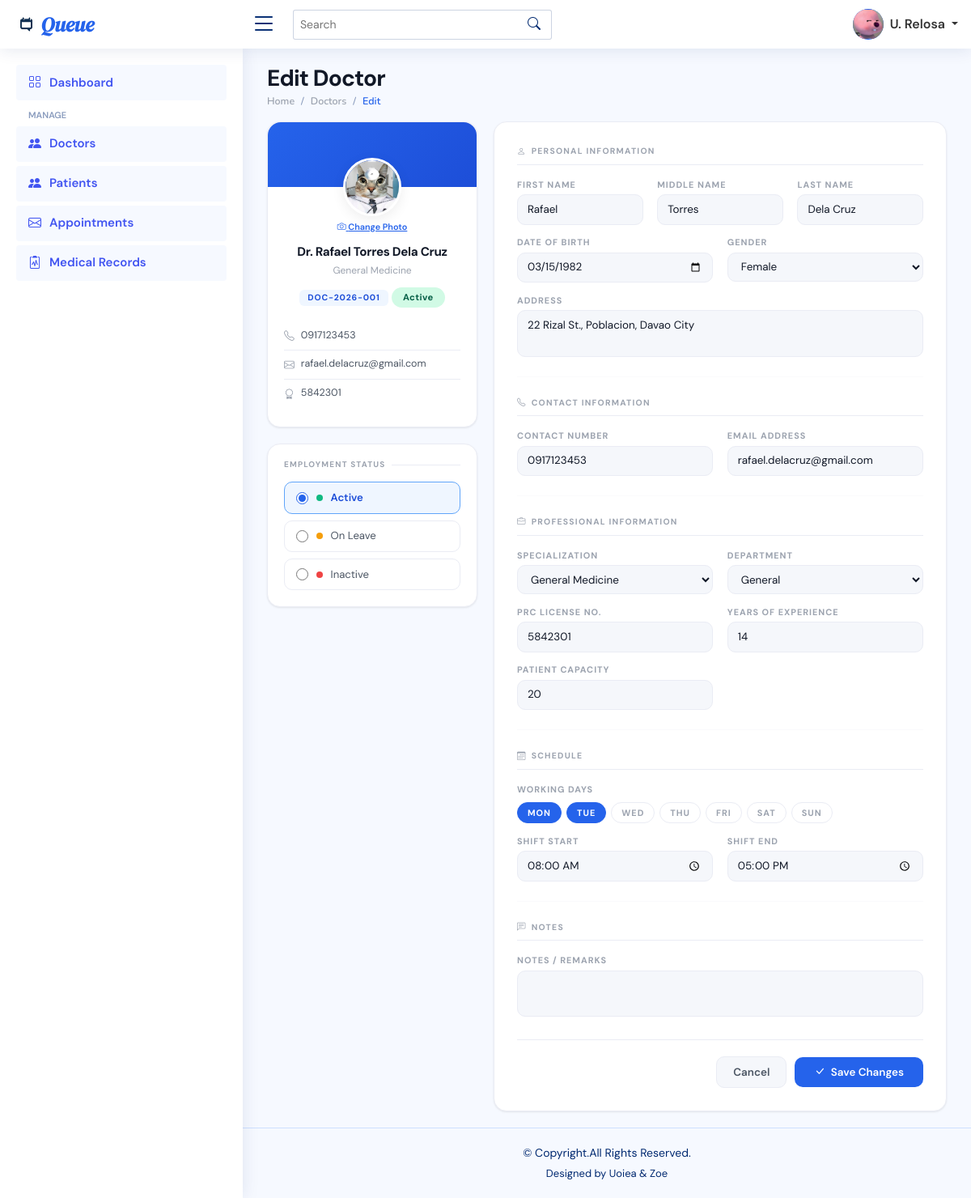
Page /public/admin/editDoctor.php?id=21 (signed in) on the committed database.
### tables this page shows
CREATE TABLE `doctors` (
  `id` int(11) NOT NULL,
  `doctorCode` varchar(20) DEFAULT NULL,
  `firstName` varchar(100) NOT NULL,
  `middleName` varchar(100) DEFAULT NULL,
  `lastName` varchar(100) NOT NULL,
  `gender` enum('Male','Female','Other') DEFAULT NULL,
  `dateOfBirth` date DEFAULT NULL,
  `specialization` varchar(100) DEFAULT NULL,
  `department` varchar(100) DEFAULT NULL,
  `contactNumber` varchar(20) DEFAULT NULL,
  `emailAddress` varchar(150) DEFAULT NULL,
  `address` text DEFAULT NULL,
  `employmentStatus` enum('Active','Inactive') NOT NULL DEFAULT 'Active',
  `status` enum('On Duty','Break','Off Duty') NOT NULL DEFAULT 'Off Duty',
  `patientCapacity` int(11) DEFAULT 20,
  `photoUrl` varchar(255) DEFAULT NULL,
  `prcLicenseNo` varchar(50) DEFAULT NULL,
  `yearsOfExperience` int(11) DEFAULT 0,
  `createdAt` timestamp NOT NULL DEFAULT current_timestamp(),
  `updatedAt` timestamp NOT NULL DEFAULT current_timestamp() ON UPDATE current_timestamp(),
  `notes` text DEFAULT NULL
);

### app/models/doctorModel.php (called while the page is built, shortened)
<?php
class DoctorModel
{
    private $conn;
    public function __construct($conn)
    {
        $this->conn = $conn;
    }
    public function getDoctorById($id)
    {
        $stmt = $this->conn->prepare("
            SELECT d.*,
                GROUP_CONCAT(
                    DISTINCT ds.dayOfWeek
                    ORDER BY FIELD(
                        ds.dayOfWeek,
                        'Monday','Tuesday','Wednesday',
                        'Thursday','Friday','Saturday','Sunday'
                    )
                    SEPARATOR ','
                ) AS workingDays,
                MIN(ds.shiftStart) AS shiftStart,
                MAX(ds.shiftEnd) AS shiftEnd
            FROM doctors d
            LEFT JOIN doctorSchedules ds ON ds.doctorId = d.id
            WHERE d.id = ?
            GROUP BY d.id
        ");
        $stmt->bind_param('i', $id);
        $stmt->execute();
        return $stmt->get_result()->fetch_assoc();
    }
}

### public/admin/editDoctor.php (the view, shortened to what this page needs)
<?php
require_once('../../app/config/config.php');
require_once('../../app/models/DoctorModel.php');
$id = (int)($_GET['id'] ?? 0);
$doctorModel = new DoctorModel($conn);
$doc = $doctorModel->getDoctorById($id);
$workingDays = $doc['workingDays'] ? explode(',', $doc['workingDays']) : [];
$fullname = 'Dr. ' . $doc['firstName'] . ' ' . ($doc['middleName'] ? $doc['middleName'] . ' ' : '') . $doc['lastName'];
$specs = ['General Medicine', 'Cardiology', 'Pediatrics', 'Dermatology', 'OB-GYN'];
$depts = ['General', 'Internal Medicine', 'Child Health', 'Skin & Hair', 'Maternal Care'];
$allDays = ['Monday', 'Tuesday', 'Wednesday', 'Thursday', 'Friday', 'Saturday', 'Sunday'];
$dayAbbr = [
    'Monday' => 'Mon',
    'Tuesday' => 'Tue',
    'Wednesday' => 'Wed',
    'Thursday' => 'Thu',
    'Friday' => 'Fri',
    'Saturday' => 'Sat',
    'Sunday' => 'Sun'
];
include('./includes/header.php');
include('./includes/topbar.php');
include('./includes/sidebar.php');
?>
<div class="pagetitle">
    <h1>Edit Doctor</h1>
    <nav>
        <ol class="breadcrumb">
            <li class="breadcrumb-item"><a href="index">Home</a></li>
            <li class="breadcrumb-item"><a href="doctors.php">Doctors</a></li>
            <li class="breadcrumb-item active">Edit</li>
        </ol>
    </nav>
</div>
<section class="section page-edit">
    <div class="edit-layout">
        <div class="edit-left-col">
            <div class="profile-card">
                <div class="profile-card-banner"></div>
                <div class="profile-card-body">
                    <?php if (!empty($doc['photoUrl'])): ?>
                        <img id="sideAvatarImg" class="avatar-photo" src="<?= htmlspecialchars($doc['photoUrl']) ?>" alt="Doctor photo">
                    <?php endif; ?>
                    <label class="photo-change-label" for="editPhotoInput"><i class="bi bi-camera"></i> Change Photo</label>
                    <div class="profile-card-name" id="sideName"><?= htmlspecialchars($fullname) ?></div>
                    <div class="profile-card-spec" id="sideSpec"><?= htmlspecialchars($doc['specialization']) ?></div>
                    <div class="profile-card-id"><?= htmlspecialchars($doc['doctorCode']) ?></div>
                    <?php
                    $es = $doc['employmentStatus'];
                    $esCls = $es === 'Active' ? 'active' : ($es === 'On Leave' ? 'on-leave' : 'inactive');
                    ?>
                    <div class="emp-status-badge <?= $esCls ?>" id="sideEmpStatus"><?= htmlspecialchars($es) ?></div>
                    <div class="profile-meta">
                        <div class="profile-meta-item"><i class="bi bi-telephone"></i><span><?= htmlspecialchars($doc['contactNumber'] ?? '—') ?></span></div>
                        <div class="profile-meta-item"><i class="bi bi-envelope"></i><span><?= htmlspecialchars($doc['emailAddress'] ?? '—') ?></span></div>
                        <div class="profile-meta-item"><i class="bi bi-award"></i><span><?= htmlspecialchars($doc['prcLicenseNo']) ?></span></div>
                    </div>
                </div>
            </div>
            <div class="status-card">
                <div class="status-card-title">Employment Status</div>
                <div class="status-radio-list" id="statusRadioList">
                    <?php
                    $statusOptions = [
                        ['value' => 'Active',   'color' => 'var(--green)'],
                        ['value' => 'On Leave', 'color' => 'var(--amber)'],
                        ['value' => 'Inactive', 'color' => 'var(--red)'],
                    ];
                    foreach ($statusOptions as $opt):
                        $isCurrent = ($es === $opt['value']);
                    ?>
                        <label class="status-radio-option <?= $isCurrent ? 'selected' : '' ?>"
                            onclick="selectStatus(this, '<?= $opt['value'] ?>')">
                            <input type="radio" name="emp_status_radio" value="<?= $opt['value'] ?>"
                                <?= $isCurrent ? 'checked' : '' ?>>
                            <span class="status-dot" style="background:<?= $opt['color'] ?>"></span>
                            <?= $opt['value'] ?>
                        </label>
                    <?php endforeach; ?>
                </div>
            </div>
        </div>
        <div class="form-card">
            <form id="editDoctorForm" onsubmit="saveDoctor(event)">
                <div class="form-section-title"><i class="bi bi-person"></i> Personal Information</div>
                <div class="form-grid three">
                    <div class="form-group">
                        <label>First Name</label>
                        <input type="text" name="first_name" value="<?= htmlspecialchars($doc['firstName']) ?>" required oninput="updateSidebar()">
                    </div>
                    <div class="form-group">
                        <label>Middle Name</label>
                        <input type="text" name="middle_name" value="<?= htmlspecialchars($doc['middleName'] ?? '') ?>">
                    </div>
                    <div class="form-group">
                        <label>Last Name</label>
                        <input type="text" name="last_name" value="<?= htmlspecialchars($doc['lastName']) ?>" required oninput="updateSidebar()">
                    </div>
                </div>
                <div class="form-grid" style="margin-top:.85rem;">
                    <div class="form-group">
                        <label>Date of Birth</label>
                        <input type="date" name="dob" value="<?= htmlspecialchars($doc['dateOfBirth'] ?? '') ?>">
                    </div>
                    <div class="form-group">
                        <label>Gender</label>
                        <select name="gender">
                            <option <?= $doc['gender'] === 'Female' ? 'selected' : '' ?>>Female</option>
                        </select>
                    </div>
                </div>
                <div class="form-grid full" style="margin-top:.85rem;">
                    <div class="form-group">
                        <label>Address</label>
                        <textarea name="address"><?= htmlspecialchars($doc['address'] ?? '') ?></textarea>
                    </div>
                </div>
                <hr class="form-sep">
                <div class="form-section-title"><i class="bi bi-telephone"></i> Contact Information</div>
                <div class="form-grid">
                    <div class="form-group">
                        <label>Contact Number</label>
                        <input type="tel" name="contact" value="<?= htmlspecialchars($doc['contactNumber'] ?? '') ?>">
                    </div>
                    <div class="form-group">
                        <label>Email Address</label>
                        <input type="email" name="email" value="<?= htmlspecialchars($doc['emailAddress'] ?? '') ?>">
                    </div>
                </div>
                <hr class="form-sep">
                <div class="form-section-title"><i class="bi bi-briefcase"></i> Professional Information</div>
                <div class="form-grid">
                    <div class="form-group">
                        <label>Specialization</label>
                        <select name="specialization" onchange="updateSidebar(); syncDepartment(this.value)">
                            <?php foreach ($specs as $s): ?>
                                <option <?= $doc['specialization'] === $s ? 'selected' : '' ?>><?= htmlspecialchars($s) ?></option>
                            <?php endforeach; ?>
                        </select>
                    </div>
                    <div class="form-group">
                        <label>Department</label>
                        <select name="department">
                            <?php foreach ($depts as $d_): ?>
                                <option <?= ($doc['department'] ?? '') === $d_ ? 'selected' : '' ?>><?= htmlspecialchars($d_) ?></option>
                            <?php endforeach; ?>
                        </select>
                    </div>
                    <div class="form-group">
                        <label>PRC License No.</label>
                        <input type="text" name="license" value="<?= htmlspecialchars($doc['prcLicenseNo']) ?>">
                    </div>
                    <div class="form-group">
                        <label>Years of Experience</label>
                        <input type="number" name="experience" min="0" max="60" value="<?= (int)$doc['yearsOfExperience'] ?>">
                    </div>
                    <div class="form-group">
                        <label>Patient Capacity</label>
                        <input type="number" name="capacity" min="1" value="<?= (int)$doc['patientCapacity'] ?>">
                    </div>
                </div>
                <hr class="form-sep">
                <div class="form-section-title"><i class="bi bi-calendar3"></i> Schedule</div>
                <div class="form-grid">
                    <div class="form-group" style="grid-column:1/-1;">
                        <label>Working Days</label>
                        <div class="days-grid">
                            <?php foreach ($allDays as $day): $active = in_array($day, $workingDays) ? 'active' : ''; ?>
                                <label class="day-chip <?= $active ?>" onclick="toggleDay(this)">
                                    <?= $dayAbbr[$day] ?>
                                </label>
                            <?php endforeach; ?>
                        </div>
                    </div>
                    <div class="form-group">
                        <label>Shift Start</label>
                        <input type="time" name="shiftStart" value="<?= htmlspecialchars($doc['shiftStart'] ?? '08:00') ?>">
                    </div>
                    <div class="form-group">
                        <label>Shift End</label>
                        <input type="time" name="shiftEnd" value="<?= htmlspecialchars($doc['shiftEnd'] ?? '17:00') ?>">
                    </div>
                </div>
                <hr class="form-sep">
                <div class="form-section-title"><i class="bi bi-chat-left-text"></i> Notes</div>
                <div class="form-grid full">
                    <div class="form-group">
                        <label>Notes / Remarks</label>
                        <textarea name="notes"><?= htmlspecialchars($doc['notes'] ?? '') ?></textarea>
                    </div>
                </div>
                <div class="form-actions">
                    <a href="doctors.php" class="btn-cancel-form">Cancel</a>
                    <button type="submit" class="btn-save"><i class="bi bi-check-lg"></i> Save Changes</button>
                </div>
            </form>
        </div>
    </div>
</section>
<?php include('./includes/footer.php'); ?>

### public/assets/css/style.css (style rules this page uses)
:root { scroll-behavior: smooth; }
body { font-family: "Open Sans", sans-serif; background: #f6f9ff; color: #444444; }
a { color: #4154f1; text-decoration: none; }
h1, h2, h3, h4, h5, h6 { font-family: "Nunito", sans-serif; }
.pagetitle { margin-bottom: 10px; }
.pagetitle h1 { font-size: 24px; margin-bottom: 0; font-weight: 600; color: #012970; }
.breadcrumb { font-size: 14px; font-family: "Nunito", sans-serif; color: #899bbd; font-weight: 600; }
.breadcrumb a { color: #899bbd; transition: 0.3s; }
.breadcrumb .breadcrumb-item::before { color: #899bbd; }
.breadcrumb .active { color: #51678f; font-weight: 600; }

### public/admin/includes/header.php (style rules this page uses)
body { font-family: 'DM Sans', sans-serif !important; }

### rows in the picture
doctors: photoUrl (picture), fullname "Dr. Rafael Torres Dela Cruz", specialization "General Medicine", doctorCode "DOC-2026-001", employmentStatus "Active", contactNumber "0917123453", emailAddress "rafael.delacruz@gmail.com", prcLicenseNo "5842301", employmentStatus "☑ Active", employmentStatus "☐ On Leave", employmentStatus "☐ Inactive", first_name "Rafael", middle_name "Torres", last_name "Dela Cruz", dob "03/15/1982", gender "Female", address "22 Rizal St., Poblacion, Davao City", contact "0917123453", email "rafael.delacruz@gmail.com", department "General", license "5842301", experience "14", capacity "20"

### other values in the picture
$shortName "U. Relosa"
$opt['value'] "Active"
$opt['value'] "On Leave"
$opt['value'] "Inactive"
$dayAbbr[$day] "MON"
$dayAbbr[$day] "TUE"
$dayAbbr[$day] "WED"
$dayAbbr[$day] "THU"
$dayAbbr[$day] "FRI"
$dayAbbr[$day] "SAT"
$dayAbbr[$day] "SUN"
